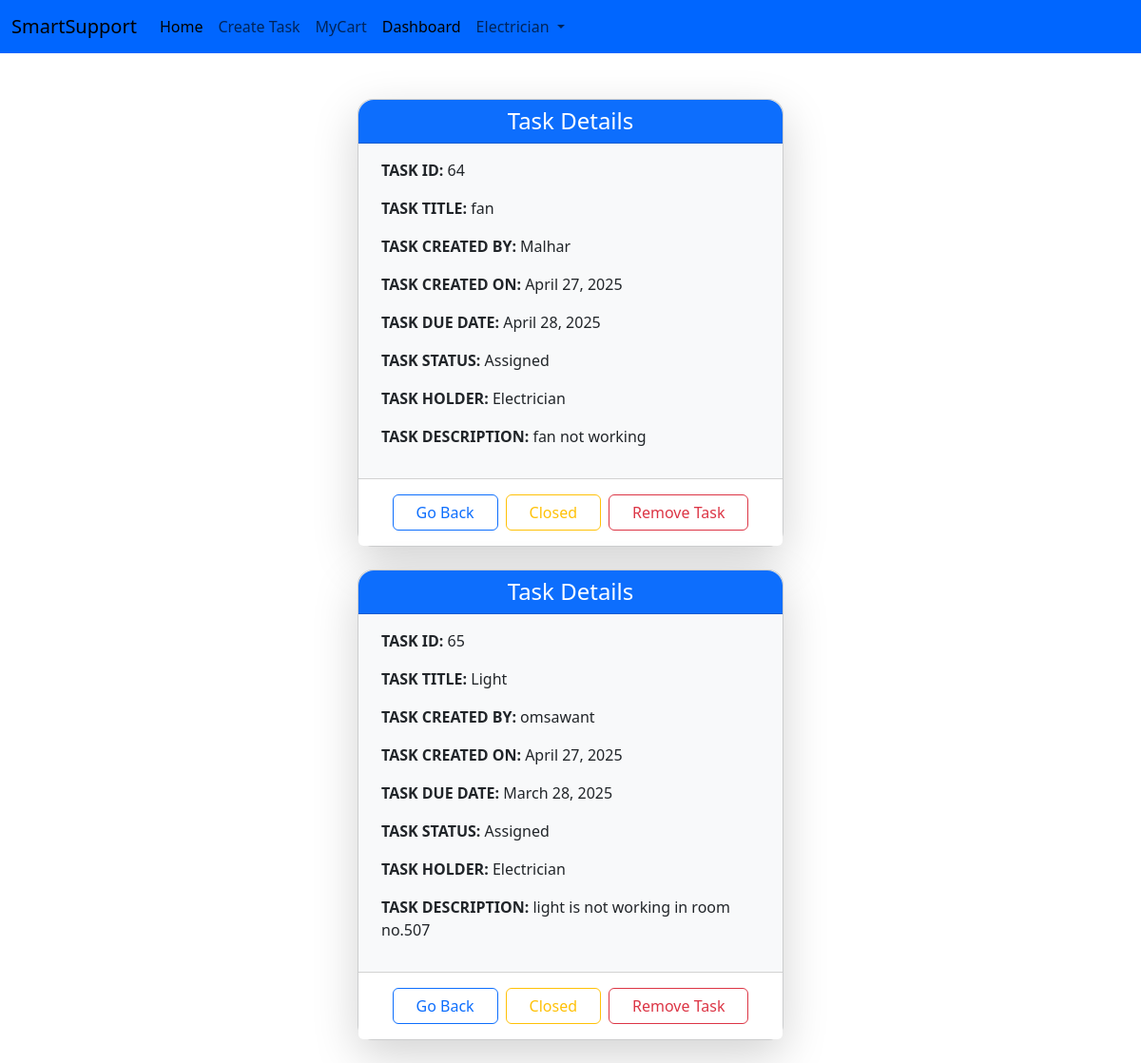
Screenshot of /mycart (signed in) with the database file from the repository.
### myapp/models.py (models this page shows)
class MyCart(models.Model):
    user=models.ForeignKey(User,on_delete=models.CASCADE)
    task=models.ForeignKey(TaskDetail,related_name='tasks',on_delete=models.CASCADE)
    task_count=models.IntegerField(default=1)

class TaskDetail(models.Model):
    TASK_TITLE=models.CharField(max_length=100)
    TASK_CREATED=models.ForeignKey(User,related_name='CREATED_BY',on_delete=models.CASCADE,null=True)
    TASK_CLOSED=models.ForeignKey(User,related_name='CLOSED_BY',on_delete=models.CASCADE,null=True)
    TASK_CREATED_ON=models.DateField(auto_now_add=True,null=True)
    TASK_CLOSED_ON=models.DateField(null=True)
    TASK_DUE_DATE=models.DateField()
    TASK_DESCRIPTION=models.CharField(max_length=300)
    choice=[('Open','Open'),('Inprocess','Inprocess'),('Closed','Closed'),('Reopen','Reopen'),('Expired','Expired'),('Resolved','Resolved')]
    TASK_STATUS=models.CharField(max_length=100,choices=choice,default='Open')
    TASK_HOLDER=models.CharField(max_length=100,null=True)
    profile_image= models.ImageField(null=True,blank=True,upload_to="image/")

### myapp/views.py (the view)
# urls.py: path('mycart', views.MyCarts,name='mycart'),
def MyCarts(request):
    currentuser = request.user
    Carts = MyCart.objects.filter(user=currentuser)
    return render(request, 'Mycart.html', {'Carts': Carts})

### myapp/TEMPLATES/Mycart.html
{% extends 'Base.html' %}
{% block content %}
<div class="container d-flex flex-column align-items-center mt-5">
    {% for cart in Carts %}
    <div class="card shadow-lg rounded-4 mb-4" style="max-width: 28rem; width: 100%; background-color: #f8f9fa;">
        <div class="card-header bg-primary text-white text-center rounded-top-4">
            <h4 class="mb-0">Task Details</h4>
        </div>
        <div class="card-body bg-light px-4 py-3">
            <p><strong>TASK ID:</strong> {{ cart.id }}</p>
            <p><strong>TASK TITLE:</strong> {{ cart.task.TASK_TITLE }}</p>
            <p><strong>TASK CREATED BY:</strong> {{ cart.task.TASK_CREATED }}</p>
            <p><strong>TASK CREATED ON:</strong> {{ cart.task.TASK_CREATED_ON }}</p>
            <p><strong>TASK DUE DATE:</strong> {{ cart.task.TASK_DUE_DATE }}</p>
            <p><strong>TASK STATUS:</strong> {{ cart.task.TASK_STATUS }}</p>
            <p><strong>TASK HOLDER:</strong> {{ request.user.username }}</p>
            <p><strong>TASK DESCRIPTION:</strong> {{ cart.task.TASK_DESCRIPTION }}</p>
        </div>
        <div class="card-footer bg-white d-flex flex-wrap justify-content-center gap-2 py-3">
            <a href="{% url 'base' %}" class="btn btn-outline-primary px-4">Go Back</a>
            <a href="{% url 'closedtask' cart.task.id %}" class="btn btn-outline-warning px-4">Closed</a>
            <a href="{% url 'removetask' cart.task.id %}" class="btn btn-outline-danger px-4">Remove Task</a>
        </div>
    </div>
    {% endfor %}
</div>
{% endblock content %}

### myapp/TEMPLATES/Navbar.html (shortened to what this page needs)
<nav class="navbar navbar-expand-lg" style="background-color: #0066ff;">
    <div class="container-fluid">
      <a class="navbar-brand" href="#">SmartSupport</a>
      <div class="collapse navbar-collapse" id="navbarSupportedContent">
        <ul class="navbar-nav me-auto mb-2 mb-lg-0">
          <li class="nav-item">
            <a class="nav-link active" aria-current="page" href="{% url 'base' %}">Home</a>
          </li>
          {% if not request.user.is_authenticated %}
            <li class="nav-item">
              <a class="nav-link" href="{% url 'login' %}">Login</a>
            </li>
            <li class="nav-item">
              <a class="nav-link" href="{% url 'register' %}">Register</a>
            </li>
          {% elif request.user.is_superuser %}
            <li class="nav-item">
              <a class="nav-link" href="{% url 'taskdetails' %}">Create Task</a>
            </li>
            <li class="nav-item">
              <a class="nav-link" href="{% url 'mycart' %}">MyCart {{task_count}}</a>
            </li>
            <li class="nav-item">
              <a class="nav-link active" href="{% url 'status_task' %}">Dashboard</a>
            </li>
            <li class="nav-item dropdown">
              <a class="nav-link dropdown-toggle" href="#" role="button" data-bs-toggle="dropdown" aria-expanded="false">
                {{ request.user.username|capfirst }}
              </a>
            </li>
          {% endif %}
        </ul>
      </div>
    </div>
  </nav>

### rows the page displays
MyCart: id "64", task.TASK_TITLE "fan", task.TASK_CREATED "Malhar", task.TASK_CREATED_ON "April 27, 2025", task.TASK_DUE_DATE "April 28, 2025", task.TASK_STATUS "Assigned", task.TASK_DESCRIPTION "fan not working"
MyCart: id "65", task.TASK_TITLE "Light", task.TASK_CREATED "omsawant", task.TASK_CREATED_ON "April 27, 2025", task.TASK_DUE_DATE "March 28, 2025", task.TASK_STATUS "Assigned", task.TASK_DESCRIPTION "light is not working in room no.507"

### other values shown
{{ request.user.username|capfirst }} "Electrician"
{{ request.user.username }} "Electrician"
